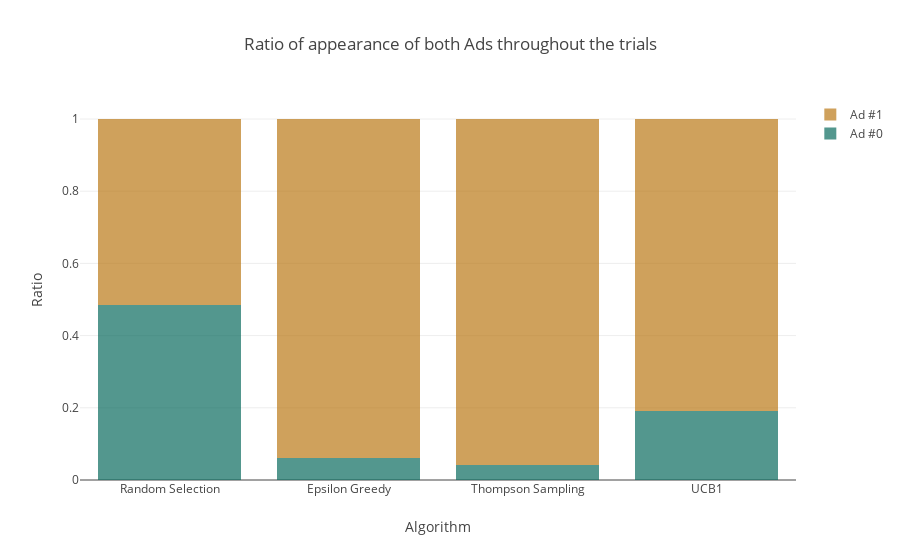

The code cell stored with this chart in its notebook:
### Markdown cell above
### 결론 및 성능 비교

### Code cell
data1 = go.Bar(x=['Random Selection', 'Epsilon Greedy', 'Thompson Sampling', 'UCB1'],
               y=[random_dict['ads_count'][0], 
                  epsilon_dict['ads_count'][0], 
                  thompson_dict['ads_count'][0],
                  ucb1_dict['ads_count'][0]],
               name='Ad #0',
               marker=dict(color='rgba(10, 108, 94, .7)'))

data2 = go.Bar(x=['Random Selection', 'Epsilon Greedy', 'Thompson Sampling', 'UCB1'],
               y=[random_dict['ads_count'][1], 
                  epsilon_dict['ads_count'][1], 
                  thompson_dict['ads_count'][1],
                  ucb1_dict['ads_count'][1]],
               name='Ad #1',
               marker=dict(color='rgba(187, 121, 24, .7)'))

data = [data1, data2]
layout = go.Layout(title='Ratio of appearance of both Ads throughout the trials',
                   xaxis={'title': 'Algorithm'},
                   yaxis={'title': 'Ratio'},
                   barmode='stack')

fig = go.Figure(data=data, layout=layout)
iplot(fig)

### Figure 1 — Plotly figure (JSON) as saved in the notebook; plotly's stock layout.template omitted (floating-point values rounded to 4 significant figures)
{"data": [{"marker": {"color": "rgba(10, 108, 94, .7)"}, "name": "Ad #0", "type": "bar", "x": ["Random Selection", "Epsilon Greedy", "Thompson Sampling", "UCB1"], "y": [0.484, 0.062, 0.042, 0.192]}, {"marker": {"color": "rgba(187, 121, 24, .7)"}, "name": "Ad #1", "type": "bar", "x": ["Random Selection", "Epsilon Greedy", "Thompson Sampling", "UCB1"], "y": [0.516, 0.938, 0.958, 0.808]}], "layout": {"barmode": "stack", "title": "Ratio of appearance of both Ads throughout the trials", "xaxis": {"title": "Algorithm"}, "yaxis": {"title": "Ratio"}}}
